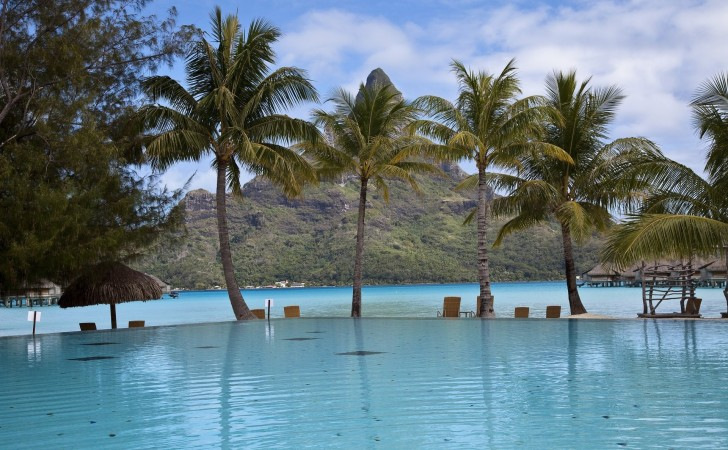
#> input picture images/palmeras.jpg, 728 x 450 px
$ jupyter execute lookup.ipynb
#> lines starting #> are read from the running program, lines starting #| are printed output that depends on the picture
# Transformaciones de dominio

## Lookup table

Las transformaciones de dominio se pueden implementar mediante una "tabla de acceso" (*lookup table*) a los pixels.

[cell 1]
import numpy             as np
import cv2               as cv
import skimage.io        as io
import matplotlib.pyplot as plt

[cell 2]
path = "../images/"

img = io.imread(path+"palmeras.jpg")
#> img is the input picture: shape (450, 728, 3); mean R, G, B 101.7, 122, 130.1
print(img.shape)
#| (450, 728, 3)
r,c,_ = img.shape
#> r = 450; c = 728
plt.imshow(img);

[cell 3]
y,x = np.mgrid[0:r,0:c]

[cell 4]
plt.imshow(x,'coolwarm');
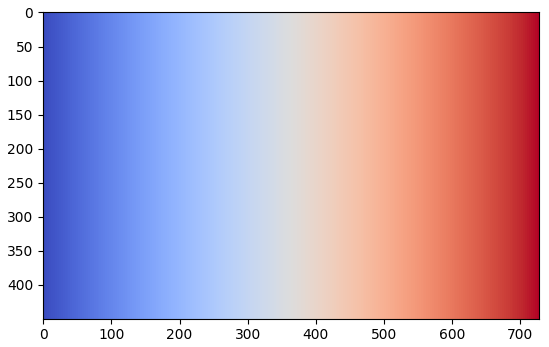
#> figure drawn by matplotlib, 1 panel

Elegimos un color para los pixels que se quedan fuera de la imagen.

[cell 5]
fondo =  np.array([160,128,128])
img[0,:]  = fondo
img[-1,:] = fondo
img[:,0]  = fondo
img[:,-1] = fondo
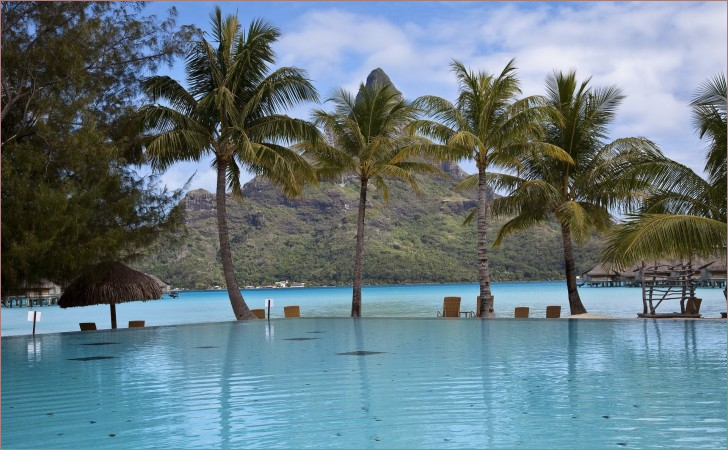
#> img: shape (450, 728, 3); mean R, G, B 102.2, 122, 129.9

Calculamos las nuevas posiciones $(x',y')$ de una transformación de prueba. Por ejemplo, un desplazamiento vertical y un escalado horizontal. Creamos la imagen resultante accediendo a la imagen original en las posiciones nuevas. Por tanto, el efecto observado es el "contrario" a la transformación: al dividir por dos la coordenada la imagen se amplía.

[cell 6]
xp = x/2
yp = y+100

t = img[np.clip(yp.astype(int),0,r-1),np.clip(xp.astype(int),0,c-1)]

plt.imshow(t);

Alternativamente, podemos crear una imagen destino y asignar en las posiciones nuevas los colores de las posiciones iniciales:

[cell 7]
t = img.copy()
t[:] = fondo
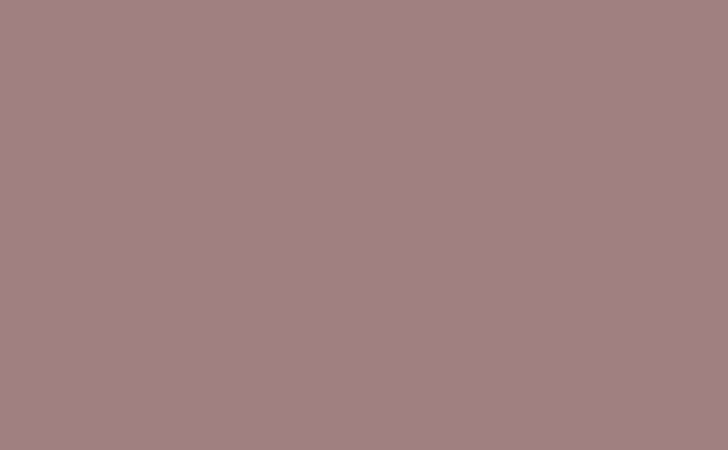
#> t: shape (450, 728, 3); mean R, G, B 160, 128, 128

xp = x/2
yp = y+100

#t = img[np.clip(yp.astype(int),0,r-1),np.clip(xp.astype(int),0,c-1)]
t[np.clip(yp.astype(int),0,r-1),np.clip(xp.astype(int),0,c-1)] = img
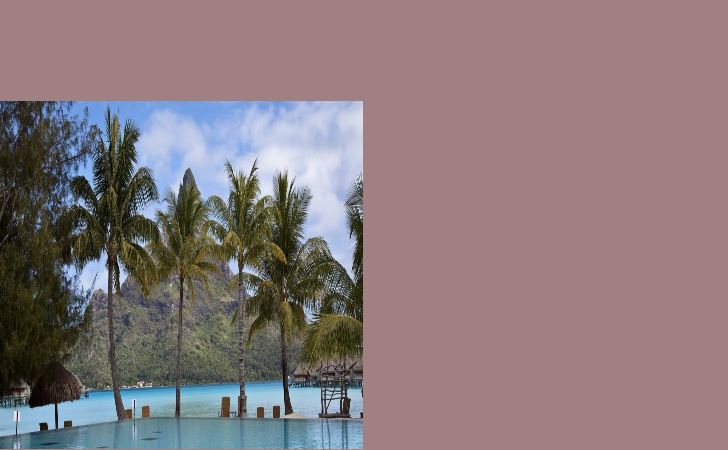
#> t: shape (450, 728, 3); mean R, G, B 137.4, 121.5, 122.8

plt.imshow(t);

Al hacerlo de esta forma la imagen sufre "el mismo" efecto que las coordenadas. Pero tiene un inconveniente: puedes observarlo si intentas estirar la imagen haciendo $x'=2x$.

Otro ejemplo: aplicamos una rotación y desplazamiento mediante la primera técnica.

[cell 8]
ang = np.radians(30)
xp = np.cos(ang)*x - np.sin(ang)*y
yp = np.sin(ang)*x + np.cos(ang)*y - 100

t = img[np.clip(yp.astype(int),0,r-1),np.clip(xp.astype(int),0,c-1)]
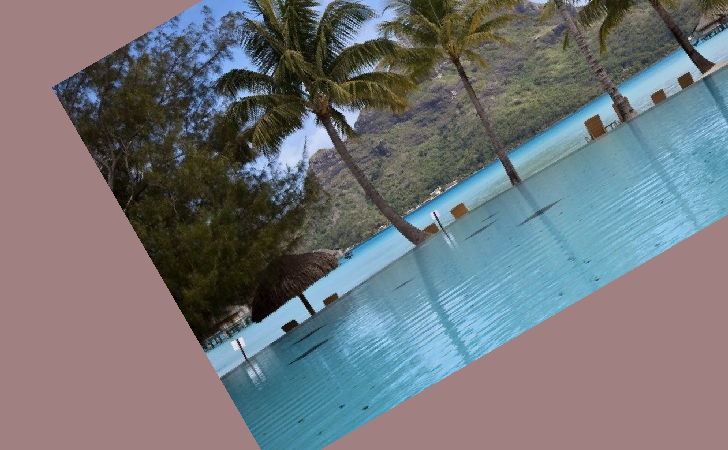
#> t: shape (450, 728, 3); mean R, G, B 113.6, 116.4, 119.9

plt.imshow(t);

Las transformaciones más importantes (que estudiaremos más adelante) están [implementadas eficientemente](https://docs.opencv.org/3.0-beta/modules/imgproc/doc/geometric_transformations.html#warpperspective) en opencv. La ventaja de la tabla de acceso es que nos permite aplicar cualquier deformación:

[cell 9]
R = np.sqrt((x-c/2)**2 + (y-r/2)**2)
ang = R/400
xp = (np.cos(ang)*(x-c/2) - np.sin(ang)*(y-r/2))*1.3 + c/2
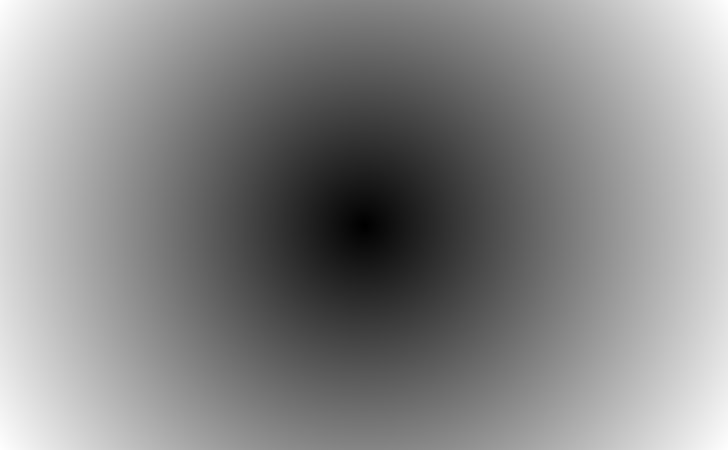
#> ang: shape (450, 728) float64; min 0, max 1.07, mean 0.573; drawn with min black and max white
yp = (np.sin(ang)*(x-c/2) + np.cos(ang)*(y-r/2))*1.3 + r/2

t = img[np.clip(yp.astype(int),0,r-1),np.clip(xp.astype(int),0,c-1)]
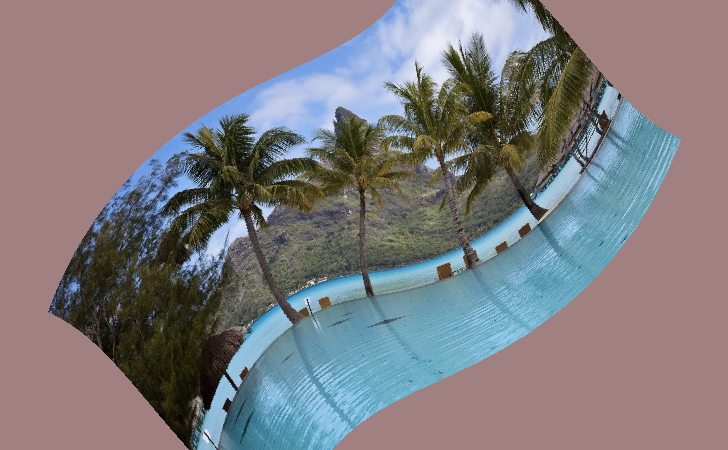
#> t: shape (450, 728, 3); mean R, G, B 127.3, 123.3, 127

plt.imshow(t);
#io.imsave('trans.png',t)

## Distorsión radial

Una transformación de dominio muy importante es la eliminación de distorsión radial. La siguiente imagen está tomada de [esta página](https://onlinephotoinstitute.wordpress.com/tag/distortion/) que muestra la distorsión de varias lentes.

[cell 10]
img = io.imread(path+"fisheye-test-7265.jpg")
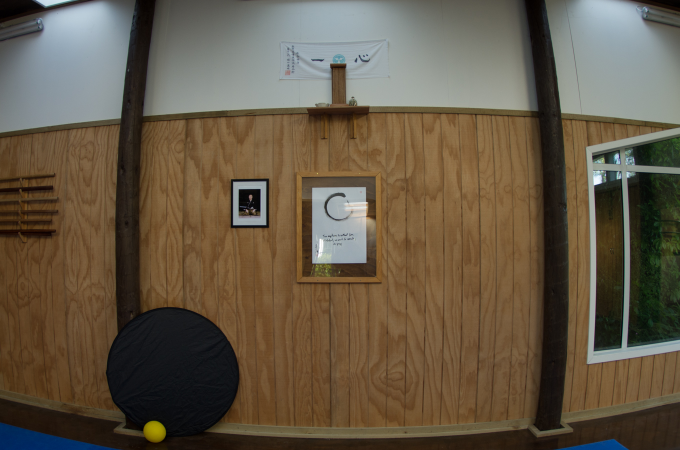
#> input picture images/fisheye-test-7265.jpg, 1359 x 900 px (shown at 1/2 size)
#> img is the input picture: shape (900, 1359, 3); mean R, G, B 100.5, 87.9, 69.8
print(img.shape)
#| (900, 1359, 3)
r,c,_ = img.shape
#> r = 900; c = 1359
plt.rc('figure',figsize=(12,8))
plt.imshow(img);

Podemos intentar algo parecido con la técnica de tabla de acceso que hemos visto. Un modelo de compensación de distorsión radial muy simple es:

$$ x' = o_x + (x-o_x) \left[ 1 + k r^2 \right] $$

$$ y' = o_y + (y-o_y) \left[ 1 + k r^2 \right] $$

donde $(o_x,o_y)$ es el "centro de distorsión" y $\;r^2 = (x-o_x)^2 + (y-o_y)^2$. Se hace un pequeño desplazamiento de cada pixel en dirección al centro de distorsión.

[cell 11]
y,x = np.mgrid[0:r,0:c]

ox = c/2
#> ox = 679.5
oy = r/2
#> oy = 450

k = -0.00000027
xp = ox + (x-ox)*(1+ ((x-ox)**2 + (y-oy)**2)*k)
yp = oy + (y-oy)*(1+ ((x-oy)**2 + (y-oy)**2)*k)

t = img[np.clip(yp.astype(int),0,r-1),np.clip(xp.astype(int),0,c-1)]
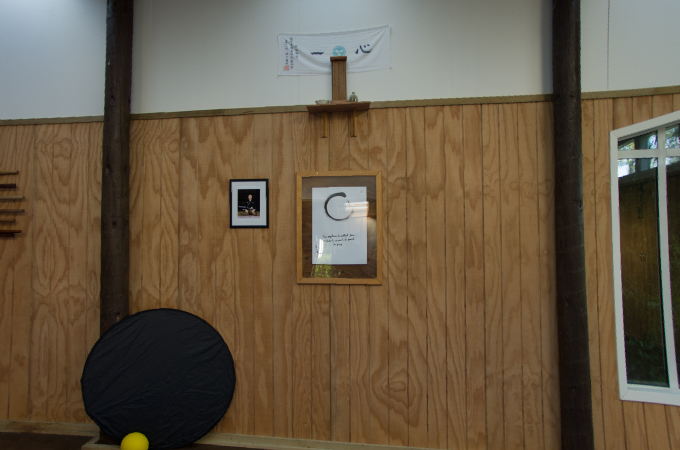
#> t: shape (900, 1359, 3) (shown at 1/2 size); mean R, G, B 104.7, 90.3, 70.7

plt.imshow(t);

El coeficiente $k$ lo hemos puesto por prueba y error hasta que las columnas están bastante rectas. No queda mal del todo pero es mejor utilizar OpenCV.

La corregimos con valores a ojo de la matriz de calibración (que estudiaremos más adelante) y el coeficiente de distorsión radial. En el resultado podemos cambiar el campo de visión de la imagen con una matriz de calibración distinta para quitar las zonas negras y consegir una región rectangular completa.

[cell 12]
def kgen(sz,f):
    w,h = sz
    w2 = w / 2
    h2 = h / 2
    return np.array([[f*w2,0,   w2],
                     [0,  f*w2, h2],
                     [0,   0,   1 ]])


K  = kgen((c,r),2)
#KN = K
KN = kgen((c,r),1.5)

plt.imshow(cv.undistort(img,K,np.array([-0.5,0,0,0,0]),None,KN));
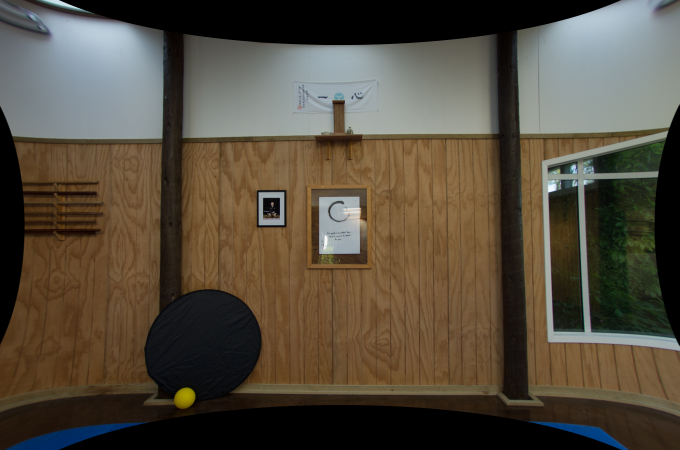
#> shown: shape (900, 1359, 3) (shown at 1/2 size); mean R, G, B 84.5, 75.7, 61.8
